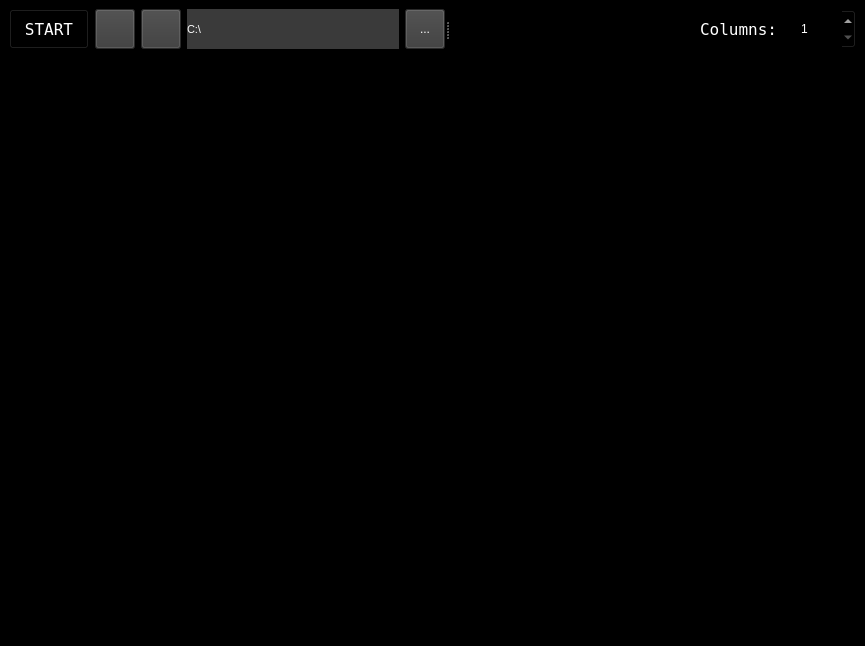
<?xml version="1.0" encoding="UTF-8"?>
<ui version="4.0">
 <class>MainWindow</class>
 <widget class="QMainWindow" name="MainWindow">
  <property name="geometry">
   <rect>
    <x>0</x>
    <y>0</y>
    <width>865</width>
    <height>646</height>
   </rect>
  </property>
  <property name="windowTitle">
   <string>Parallax</string>
  </property>
  <property name="windowIcon">
   <iconset>
    <normaloff>../img/sextant.png</normaloff>../img/sextant.png</iconset>
  </property>
  <property name="styleSheet">
   <string notr="true">QWidget{
background-color: rgb(00,00,00);
color: #FFFFFF;
}</string>
  </property>
  <widget class="QWidget" name="centralwidget">
   <layout class="QGridLayout" name="gridLayout_2">
    <item row="0" column="0">
     <widget class="QSplitter" name="splitter">
      <property name="orientation">
       <enum>Qt::Horizontal</enum>
      </property>
      <widget class="QWidget" name="layoutWidget">
       <layout class="QHBoxLayout" name="horizontalLayout_2">
        <item>
         <widget class="QPushButton" name="startButton">
          <property name="minimumSize">
           <size>
            <width>80</width>
            <height>40</height>
           </size>
          </property>
          <property name="maximumSize">
           <size>
            <width>80</width>
            <height>40</height>
           </size>
          </property>
          <property name="font">
           <font>
            <family>Terminal</family>
            <pointsize>12</pointsize>
           </font>
          </property>
          <property name="styleSheet">
           <string notr="true">background-color: rgb(0, 0, 0);
selection-color: rgb(58, 58, 58);
</string>
          </property>
          <property name="text">
           <string>START</string>
          </property>
         </widget>
        </item>
        <item>
         <widget class="QPushButton" name="recordButton">
          <property name="enabled">
           <bool>true</bool>
          </property>
          <property name="minimumSize">
           <size>
            <width>40</width>
            <height>40</height>
           </size>
          </property>
          <property name="maximumSize">
           <size>
            <width>40</width>
            <height>40</height>
           </size>
          </property>
          <property name="styleSheet">
           <string notr="true">background-color: rgb(58, 58, 58);
</string>
          </property>
          <property name="text">
           <string/>
          </property>
          <property name="icon">
           <iconset>
            <normaloff>../img/recordingButton.png</normaloff>../img/recordingButton.png</iconset>
          </property>
         </widget>
        </item>
        <item>
         <widget class="QPushButton" name="snapshotButton">
          <property name="minimumSize">
           <size>
            <width>40</width>
            <height>40</height>
           </size>
          </property>
          <property name="maximumSize">
           <size>
            <width>40</width>
            <height>40</height>
           </size>
          </property>
          <property name="styleSheet">
           <string notr="true">background-color: rgb(58, 58, 58);
</string>
          </property>
          <property name="text">
           <string/>
          </property>
          <property name="icon">
           <iconset>
            <normaloff>../img/snapshotButton_white.png</normaloff>../img/snapshotButton_white.png</iconset>
          </property>
          <property name="iconSize">
           <size>
            <width>18</width>
            <height>18</height>
           </size>
          </property>
         </widget>
        </item>
        <item>
         <widget class="QLabel" name="dirLabel">
          <property name="font">
           <font>
            <pointsize>8</pointsize>
           </font>
          </property>
          <property name="styleSheet">
           <string notr="true">background-color: rgb(58, 58, 58);
</string>
          </property>
          <property name="text">
           <string>C:\</string>
          </property>
         </widget>
        </item>
        <item>
         <widget class="QToolButton" name="browseDirButton">
          <property name="minimumSize">
           <size>
            <width>40</width>
            <height>40</height>
           </size>
          </property>
          <property name="maximumSize">
           <size>
            <width>40</width>
            <height>40</height>
           </size>
          </property>
          <property name="styleSheet">
           <string notr="true">background-color: rgb(58, 58, 58);
</string>
          </property>
          <property name="text">
           <string>...</string>
          </property>
         </widget>
        </item>
       </layout>
      </widget>
      <widget class="QWidget" name="layoutWidget_2">
       <layout class="QHBoxLayout" name="horizontalLayout">
        <item>
         <spacer name="horizontalSpacer">
          <property name="orientation">
           <enum>Qt::Horizontal</enum>
          </property>
          <property name="sizeHint" stdset="0">
           <size>
            <width>68</width>
            <height>22</height>
           </size>
          </property>
         </spacer>
        </item>
        <item>
         <widget class="QLabel" name="columnsLabel">
          <property name="minimumSize">
           <size>
            <width>90</width>
            <height>30</height>
           </size>
          </property>
          <property name="maximumSize">
           <size>
            <width>90</width>
            <height>30</height>
           </size>
          </property>
          <property name="font">
           <font>
            <family>Terminal</family>
            <pointsize>12</pointsize>
           </font>
          </property>
          <property name="text">
           <string>Columns:</string>
          </property>
         </widget>
        </item>
        <item>
         <widget class="QSpinBox" name="nColumnsSpinBox">
          <property name="minimumSize">
           <size>
            <width>60</width>
            <height>40</height>
           </size>
          </property>
          <property name="maximumSize">
           <size>
            <width>60</width>
            <height>40</height>
           </size>
          </property>
          <property name="minimum">
           <number>1</number>
          </property>
          <property name="maximum">
           <number>6</number>
          </property>
          <property name="value">
           <number>1</number>
          </property>
         </widget>
        </item>
       </layout>
      </widget>
     </widget>
    </item>
    <item row="1" column="0">
     <widget class="QScrollArea" name="scrollArea">
      <property name="widgetResizable">
       <bool>true</bool>
      </property>
      <widget class="QWidget" name="scrollAreaWidgetContents">
       <property name="geometry">
        <rect>
         <x>0</x>
         <y>0</y>
         <width>845</width>
         <height>535</height>
        </rect>
       </property>
       <layout class="QGridLayout" name="gridLayout"/>
      </widget>
     </widget>
    </item>
   </layout>
  </widget>
  <widget class="QMenuBar" name="menubar">
   <property name="geometry">
    <rect>
     <x>0</x>
     <y>0</y>
     <width>865</width>
     <height>22</height>
    </rect>
   </property>
  </widget>
  <widget class="QStatusBar" name="statusbar"/>
 </widget>
 <resources/>
 <connections/>
</ui>
